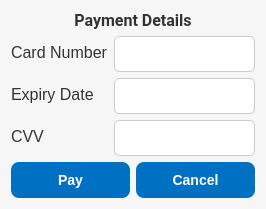
<?xml version="1.0" encoding="UTF-8"?>
<ui version="4.0">
 <class>Payment</class>
 <widget class="QDialog" name="Payment">
  <property name="windowTitle">
   <string>Payment</string>
  </property>
  <property name="styleSheet">
   <string notr="true">QDialog { background-color: #F5F6F5; }
QLabel { font-family: 'Roboto', sans-serif; font-size: 16px; color: #333333; }
QLineEdit { 
    border: 1px solid #CCCCCC; 
    border-radius: 5px; 
    padding: 8px; 
    font-size: 14px; 
    background-color: #FFFFFF; 
}
QLineEdit:focus { border-color: #0071C2; }
QPushButton { 
    background-color: #0071C2; 
    color: #FFFFFF; 
    border-radius: 8px; 
    padding: 10px; 
    font-size: 14px; 
    font-weight: bold; 
}
QPushButton:hover { background-color: #005BB5; }</string>
  </property>
  <layout class="QVBoxLayout" name="verticalLayout">
   <item>
    <widget class="QLabel" name="label">
     <property name="text">
      <string>Payment Details</string>
     </property>
     <property name="font">
      <font>
       <family>Roboto</family>
       <pointsize>24</pointsize>
       <weight>75</weight>
       <bold>true</bold>
      </font>
     </property>
     <property name="alignment">
      <set>Qt::AlignCenter</set>
     </property>
    </widget>
   </item>
   <item>
    <layout class="QFormLayout" name="formLayout">
     <item row="0" column="0">
      <widget class="QLabel" name="label_2">
       <property name="text">
        <string>Card Number</string>
       </property>
      </widget>
     </item>
     <item row="0" column="1">
      <widget class="QLineEdit" name="cardNumberInput"/>
     </item>
     <item row="1" column="0">
      <widget class="QLabel" name="label_3">
       <property name="text">
        <string>Expiry Date</string>
       </property>
      </widget>
     </item>
     <item row="1" column="1">
      <widget class="QLineEdit" name="expiryDateInput"/>
     </item>
     <item row="2" column="0">
      <widget class="QLabel" name="label_4">
       <property name="text">
        <string>CVV</string>
       </property>
      </widget>
     </item>
     <item row="2" column="1">
      <widget class="QLineEdit" name="cvvInput">
       <property name="echoMode">
        <enum>QLineEdit::Password</enum>
       </property>
      </widget>
     </item>
    </layout>
   </item>
   <item>
    <layout class="QHBoxLayout" name="horizontalLayout">
     <item>
      <widget class="QPushButton" name="payButton">
       <property name="text">
        <string>Pay</string>
       </property>
      </widget>
     </item>
     <item>
      <widget class="QPushButton" name="cancelButton">
       <property name="text">
        <string>Cancel</string>
       </property>
      </widget>
     </item>
    </layout>
   </item>
  </layout>
 </widget>
 <resources/>
 <connections>
  <connection>
   <sender>payButton</sender>
   <signal>clicked()</signal>
   <receiver>Payment</receiver>
   <slot>accept()</slot>
  </connection>
  <connection>
   <sender>cancelButton</sender>
   <signal>clicked()</signal>
   <receiver>Payment</receiver>
   <slot>reject()</slot>
  </connection>
 </connections>
</ui>
